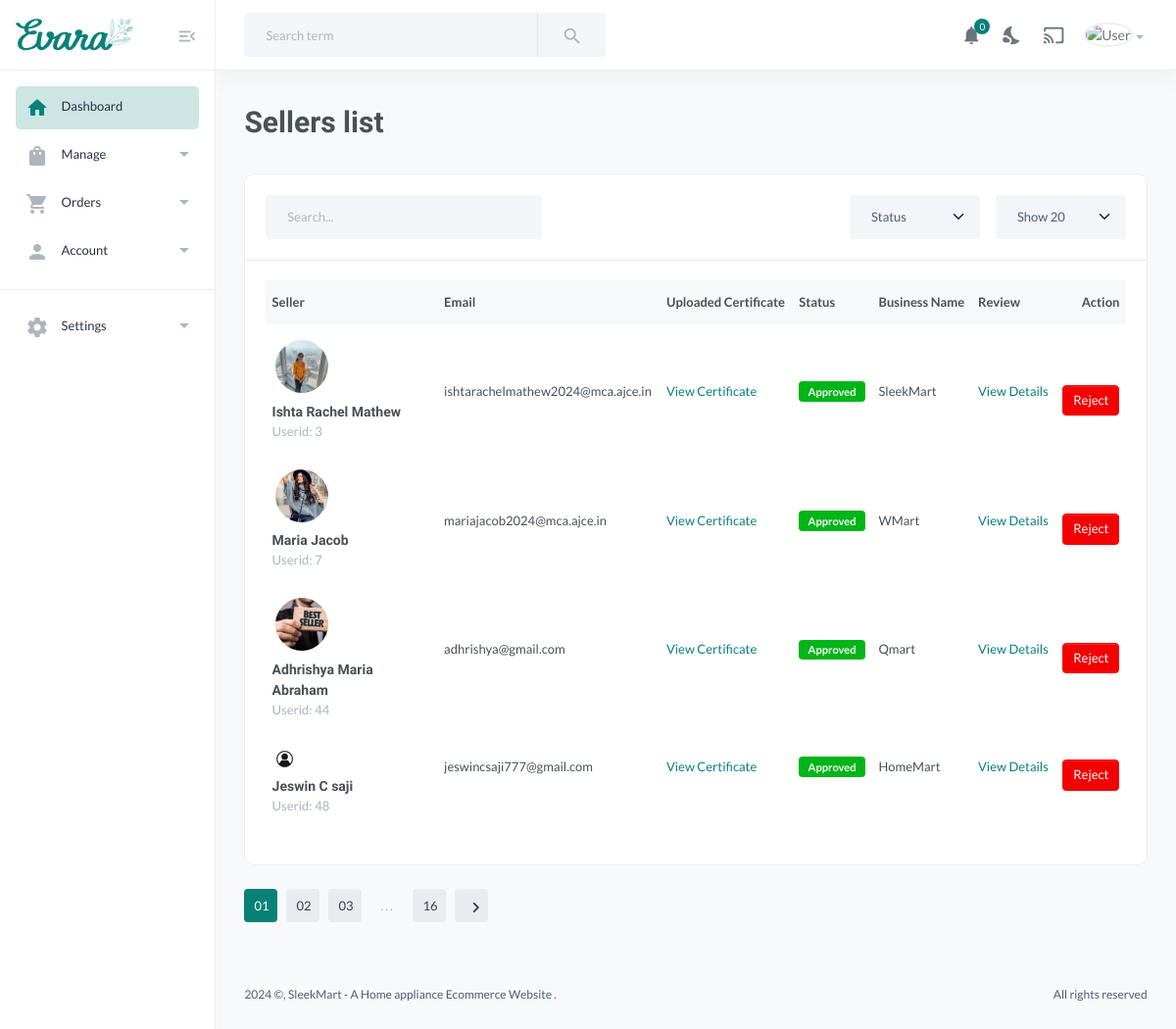
The page /sellerslist (signed in) on the database its author committed.
### dashboard/models.py (models this page shows, shortened)
class Seller(models.Model):
    APPROVED = 'approved'
    DECLINED = 'declined'
    PENDING = 'pending'
    APPROVAL_CHOICES = [
        (APPROVED, 'Approved'),
        (DECLINED, 'declined'),
        (PENDING, 'Pending'),
    ]
    user = models.OneToOneField(CustomUser, on_delete=models.CASCADE)
    business_name = models.CharField(max_length=100)
    business_address = models.TextField()
    business_website = models.URLField(blank=True, null=True)
    seller_proof = models.FileField(upload_to='seller_proofs/')
    nearby_delivery_agents = models.ManyToManyField('DeliveryAgent', blank=True)
    latitude = models.DecimalField(max_digits=9, decimal_places=6, null=True, blank=True)
    longitude = models.DecimalField(max_digits=9, decimal_places=6, null=True, blank=True)
    is_approved = models.CharField(
        max_length=20,
        choices=APPROVAL_CHOICES,
        default=PENDING,  # Default to Pending
    )

class CustomUser(AbstractBaseUser, PermissionsMixin):
    USER_ROLES = (
        ('customer', 'Customer'),
        ('seller', 'Seller'),
        ('admin', 'Admin'),
        ('delivery_agent', 'Delivery Agent'),
    )
    email = models.EmailField(unique=True)
    name = models.CharField(max_length=100,null=True, blank=True)
    mobile = models.CharField(max_length=15, blank=True, null=True)
    profile_pic = models.ImageField(upload_to='profile_pics/', blank=True, null=True)
    address = models.TextField(blank=True, null=True)
    is_active = models.BooleanField(default=True)
    is_staff = models.BooleanField(default=False)
    date_joined = models.DateTimeField(default=timezone.now)
    role = models.CharField(max_length=15, choices=USER_ROLES, blank=True, null=True,default='customer')
    objects = CustomUserManager()
    USERNAME_FIELD = 'email'
    REQUIRED_FIELDS = ['name']

### dashboard/views.py (the view)
# urls.py: path('sellerslist',  views.sellerslist, name='sellerslist'),
@login_required
def sellerslist(request):
    sellers = Seller.objects.all()  # Fetch all customer profiles from the database
    seller_count = sellers.count()
    context = {'sellers': sellers, 'seller_count': seller_count}
    return render(request, 'MainUser/sellerslist.html', context)

### templates/MainUser/sellerslist.html (shortened to what this page needs)
{% load static %}
<!DOCTYPE HTML>
<html lang="en">
<head>
    <link href="{% static 'assets/css/main.css' %}" rel="stylesheet" type="text/css" />
</head>
<body>
    <aside class="navbar-aside" id="offcanvas_aside">
        <div class="aside-top">
            <a href="index.html" class="brand-wrap">
                <img src="{% static 'assets/imgs/theme/logo.svg' %}" class="logo" alt="Evara Dashboard">
            </a>
            <div>
                <button class="btn btn-icon btn-aside-minimize"> <i class="text-muted material-icons md-menu_open"></i> </button>
            </div>
        </div>
        <nav>
            <ul class="menu-aside">
                <li class="menu-item active">
                    <a class="menu-link" href="{% url 'index' %}"> <i class="icon material-icons md-home"></i>
                        <span class="text">Dashboard</span>
                    </a>
                </li>
                <li class="menu-item has-submenu">
                    <a class="menu-link" href="{% url 'productlist' %}"> <i class="icon material-icons md-shopping_bag"></i>
                        <span class="text">Manage</span>
                    </a>
                </li>
                <li class="menu-item has-submenu">
                    <a class="menu-link" href="page-orders-1.html"> <i class="icon material-icons md-shopping_cart"></i>
                        <span class="text">Orders</span>
                    </a>
                </li>
                <li class="menu-item has-submenu">
                    <a class="menu-link" href="index.html#"> <i class="icon material-icons md-person"></i>
                        <span class="text">Account</span>
                    </a>
                </li>
            </ul>
            <hr>
            <ul class="menu-aside">
                <li class="menu-item has-submenu">
                    <a class="menu-link" href="index.html#"> <i class="icon material-icons md-settings"></i>
                        <span class="text">Settings</span>
                    </a>
                </li>
            </ul>
            <br>
            <br>
        </nav>
    </aside>
    <main class="main-wrap">
        <header class="main-header navbar">
            <div class="col-search">
                <form class="searchform">
                    <div class="input-group">
                        <input list="search_terms" type="text" class="form-control" placeholder="Search term">
                        <button class="btn btn-light bg" type="button"> <i class="material-icons md-search"></i></button>
                    </div>
                </form>
            </div>
            <div class="col-nav">
                <ul class="nav">
                    <li class="nav-item">
                        <a class="nav-link btn-icon" href="#">
                            <i class="material-icons md-notifications animation-shake"></i>
                            <span class="badge rounded-pill">0</span>
                        </a>
                    </li>
                    <li class="nav-item">
                        <a class="nav-link btn-icon darkmode" href="#"> <i class="material-icons md-nights_stay"></i> </a>
                    </li>
                    <li class="nav-item">
                        <a href="{% url 'index' %}" class="requestfullscreen nav-link btn-icon"><i class="material-icons md-cast"></i></a>
                    </li>
                    <li class="dropdown nav-item">
                        <a class="dropdown-toggle" data-bs-toggle="dropdown" href="#" id="dropdownAccount" aria-expanded="false"> <img class="img-xs rounded-circle" src="{% static 'assets/imgs/people/avatar2.jpg' %}" alt="User"></a>
                    </li>
                </ul>
            </div>
        </header>
        <section class="content-main">
            <div class="content-header">
                <h2 class="content-title">Sellers list</h2>
            </div>
            <div class="card mb-4">
                <header class="card-header">
                    <div class="row gx-3">
                        <div class="col-lg-4 col-md-6 me-auto">
                            <input type="text" placeholder="Search..." class="form-control">
                        </div>
                        <div class="col-lg-2 col-md-3 col-6">
                            <select class="form-select">
                                <option>Status</option>
                            </select>
                        </div>
                        <div class="col-lg-2 col-md-3 col-6">
                            <select class="form-select">
                                <option>Show 20</option>
                            </select>
                        </div>
                    </div>
                </header>
                <div class="card-body">
                    <div class="table-responsive">
                        <table class="table table-hover">
                            <thead>
                                <tr>
                                    <th>Seller</th>
                                    <th>Email</th>
                                    <th>Uploaded Certificate</th>
                                    <th>Status</th>
                                    <th>Business Name</th>
                                    <th> Review </th>
                                    <th class="text-end"> Action </th>
                                </tr>
                            </thead>
                            <tbody>
                                {% for seller in sellers %}
                                <tr>
                                    <td width="20%">
                                        <a href="page-sellers-list.html#" class="itemside">
                                            <div class="left">
                                                {% if seller.user.profile_pic %}
                                                <img src="{{ seller.user.profile_pic.url }}" alt="{{ seller.user.name }}" class="img-sm img-avatar" />
                                                {% else %}
                                                <img src="{% static 'images/propic.jpg' %}" alt="default profile pic" class="img-rounded img-responsive" style="width:25px;"/>
                                                {% endif %}
                                            </div>
                                            <div class="info pl-3">
                                                <a href="{{ seller.seller_proof.url }}" target="_blank">
                                                <h6 class="mb-0 title">{{ seller.user.name }}</h6>
                                               </a>
                                                <small class="text-muted">Userid: {{ seller.user.id }}</small>
                                            </div>
                                        </a>
                                    </td>
                                    <td>{{ seller.user.email }}</td>
                                    <td> <a href="{{ seller.seller_proof.url }}" target="_blank"> View Certificate </a></td>
                                    <td>
                                        {% if seller.is_approved == 'approved' %}
                                            <span class="badge bg-success">Approved</span>
                                        {% elif seller.is_approved == 'pending' %}
                                            <span class="badge bg-success">Pending</span>
                                        {% elif seller.is_approved == 'declined' %}
                                            <span class="badge bg-danger">Rejected</span>
                                        {% endif %}
                                    </td>
                                    <td>{{ seller.business_name}}</td>
                                    <td><a href="{% url 'seller_details' seller.id %}">View Details</a></td>
                                    <td class="text-end">
                                        {% if seller.is_approved == 'approved' %}
                                            <a href="{% url 'rejectseller' seller.id %}" class="btn btn-sm btn-danger rounded font-sm mt-15">Reject</a>
                                        {% elif seller.is_approved == 'pending' %}
                                            <a href="{% url 'approveseller' seller.id %}" class="btn btn-sm btn-primary rounded font-sm mt-15">Approve</a>
                                            <a href="{% url 'rejectseller' seller.id %}" class="btn btn-sm btn-danger rounded font-sm mt-15">Reject</a>
                                        {% elif seller.is_approved == 'declined' %}
                                            <span class="badge bg-danger">Rejected</span>
                                        {% endif %}
                                    </td>
                                </tr>
                            {% endfor %}
                            </tbody>
                        </table>
                    </div>
                </div>
            </div>
            <div class="pagination-area mt-15 mb-50">
                <nav aria-label="Page navigation example">
                    <ul class="pagination justify-content-start">
                        <li class="page-item active"><a class="page-link" href="page-sellers-list.html#">01</a></li>
                        <li class="page-item"><a class="page-link" href="page-sellers-list.html#">02</a></li>
                        <li class="page-item"><a class="page-link" href="page-sellers-list.html#">03</a></li>
                        <li class="page-item"><a class="page-link dot" href="page-sellers-list.html#">...</a></li>
                        <li class="page-item"><a class="page-link" href="page-sellers-list.html#">16</a></li>
                        <li class="page-item"><a class="page-link" href="page-sellers-list.html#"><i class="material-icons md-chevron_right"></i></a></li>
                    </ul>
                </nav>
            </div>
        </section>
        <footer class="main-footer font-xs">
            <div class="row pb-30 pt-15">
                <div class="col-sm-6">
                     ©, SleekMart - A Home appliance Ecommerce Website .
                </div>
                <div class="col-sm-6">
                    <div class="text-sm-end">
                        All rights reserved
                    </div>
                </div>
            </div>
        </footer>
    </main>
</body>
</html>

### rows shown on the page
Seller: user.profile_pic (picture), user.name "Ishta Rachel Mathew", user.id "3", user.email "ishtarachelmathew2024@mca.ajce.in", is_approved "Approved", business_name "SleekMart"
Seller: user.profile_pic (picture), user.name "Maria Jacob", user.id "7", user.email "mariajacob2024@mca.ajce.in", is_approved "Approved", business_name "WMart"
Seller: user.profile_pic (picture), user.name "Adhrishya Maria Abraham", user.id "44", user.email "adhrishya@gmail.com", is_approved "Approved", business_name "Qmart"
Seller: user.name "Jeswin C saji", user.id "48", user.email "jeswincsaji777@gmail.com", is_approved "Approved", business_name "HomeMart"
